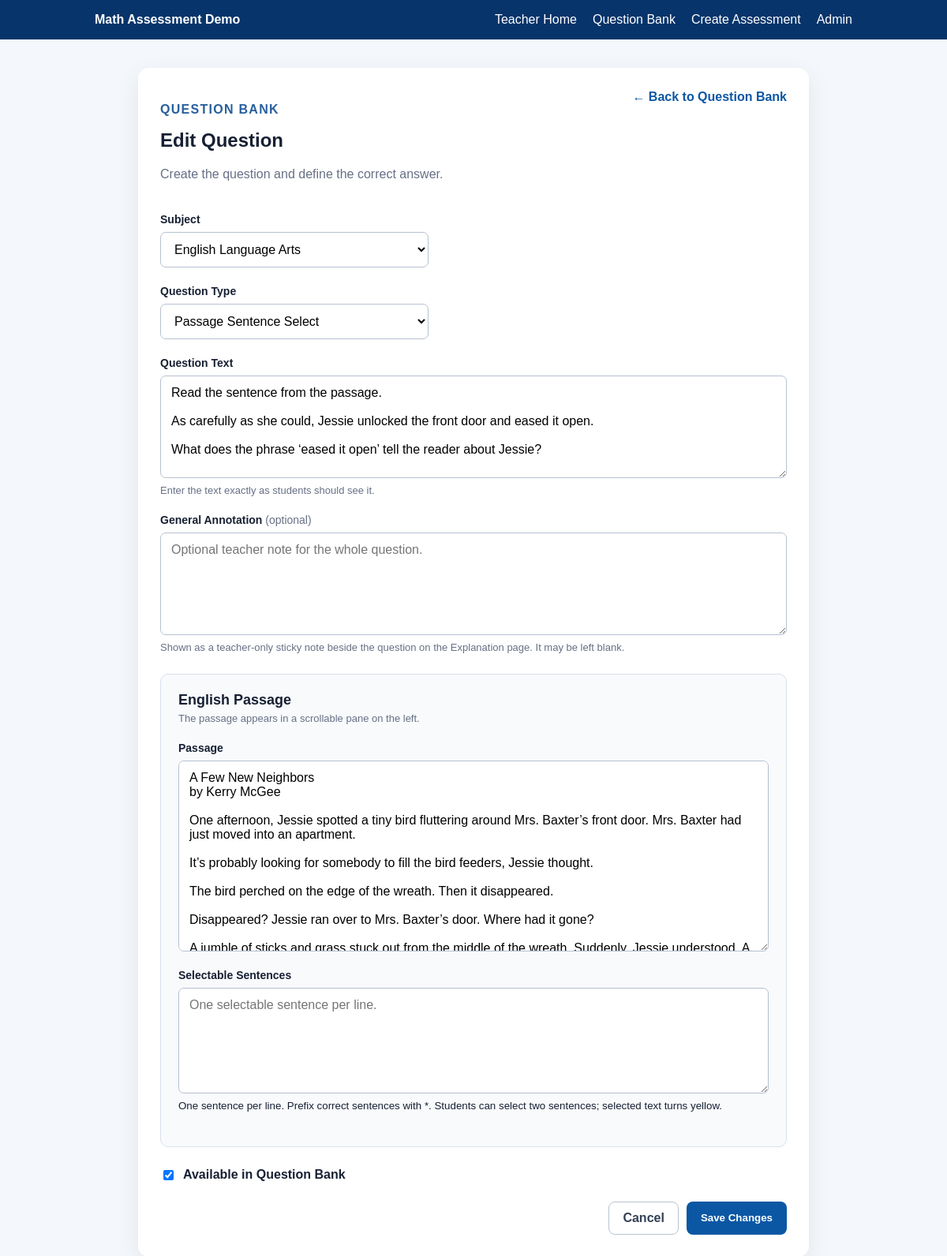
The app's page /teacher/questions/22/edit/ with its own data.
### assessments/models.py (models this page shows, shortened)
class Question(models.Model):
    class Type(models.TextChoices):
        MATHLIVE = "mathlive", "MathLive response"
        MULTIPLE_CHOICE = "multiple_choice", "Multiple choice"
        MULTI_SELECT = "multi_select", "Multi-select"
        YES_NO_MATRIX = "yes_no_matrix", "Yes / No Matrix"
        GRID_LINE_DRAWING = "grid_line_drawing", "Grid Line Drawing"
        EQUATION_BUILDER = "equation_builder", "Equation Builder"
        NUMBER_LINE_DRAG = "number_line_drag", "Number Line Drag"
        DRAG_DROP_IMAGE = "drag_drop_image", "Drag and drop on image"
        PASSAGE_SENTENCE_SELECT = "passage_sentence_select", "Passage Sentence Select"
        PASSAGE_EVENT_ORDER = "passage_event_order", "Reading Event Sequencing"
        PASSAGE_CHOICE = "passage_choice", "Reading Multiple Choice"
        PASSAGE_MULTI = "passage_multi", "Reading Multiple Select"
        PASSAGE_TWO_PART = "passage_two_part", "Passage Two-Part"
    class Subject(models.TextChoices):
        MATH = "math", "Mathematics"
        ENGLISH = "english", "English Language Arts"
    subject = models.CharField("Subject", max_length=20, choices=Subject.choices, default=Subject.MATH)
    prompt = models.TextField("Question prompt")
    question_type = models.CharField("Question type", max_length=30, choices=Type.choices)
    correct_answer = models.CharField("Correct answer", max_length=255, blank=True)
    order = models.PositiveIntegerField("Display order", default=0)
    is_active = models.BooleanField("Active", default=True)
    drag_config = models.JSONField("Drag-and-drop configuration", default=dict, blank=True, help_text="Zones, choices, and correct placements for drag-and-drop image questions.")
    general_annotation = models.TextField("General teacher annotation", blank=True, help_text="Optional note shown only on the teacher explanation page.")
    class Meta:
        ordering = ["order", "id"]

### assessments/views.py (the view, shortened to what this page needs)
# urls.py: path("teacher/questions/<int:pk>/edit/", views.teacher_question_edit, name="teacher_question_edit"),
def teacher_question_edit(request, pk):
    q = get_object_or_404(Question, pk=pk, question_type__in=[Question.Type.MATHLIVE, Question.Type.MULTIPLE_CHOICE, Question.Type.MULTI_SELECT, Question.Type.YES_NO_MATRIX, Question.Type.GRID_LINE_DRAWING, Question.Type.EQUATION_BUILDER, Question.Type.NUMBER_LINE_DRAG, Question.Type.DRAG_DROP_IMAGE, Question.Type.PASSAGE_SENTENCE_SELECT, Question.Type.PASSAGE_TWO_PART, Question.Type.PASSAGE_EVENT_ORDER, Question.Type.PASSAGE_CHOICE, Question.Type.PASSAGE_MULTI])
    form = TeacherQuestionForm(request.POST or None, instance=q)
    fs = _choice_formset(q, request.POST if request.method == "POST" else None)
    return render(request, "assessments/teacher_question_form.html", {"form":form,"choice_formset":fs,"page_title":"Edit Question","submit_label":"Save Changes","question":q})

### assessments/forms.py (called while the page is built)
        def lines(part):
            out=[]
            for c in cfg.get(part, {}).get("choices", []): out.append(("*" if c.get("correct") else "") + c.get("text", ""))
            return "\n".join(out)

### templates/assessments/teacher_question_form.html (shortened to what this page needs)
{% extends 'assessments/base.html' %}
{% block content %}
<section class="teacher-question-editor card">
<div class="editor-heading"><div><p class="eyebrow">Question Bank</p><h1>{{ page_title }}</h1><p>Create the question and define the correct answer.</p></div><a class="text-back-link" href="{% url 'teacher_question_bank' %}">← Back to Question Bank</a></div>
<form method="post" id="teacher-question-form" novalidate>{% csrf_token %}{{ choice_formset.management_form }}
<div class="editor-field"><label for="{{ form.subject.id_for_label }}">Subject</label>{{ form.subject }}{{ form.subject.errors }}</div><div class="editor-field"><label for="{{ form.question_type.id_for_label }}">Question Type</label>{{ form.question_type }}{{ form.question_type.errors }}</div>
<div class="editor-field"><label for="{{ form.prompt.id_for_label }}">Question Text</label>{{ form.prompt }}<p class="field-help">Enter the text exactly as students should see it.</p>{{ form.prompt.errors }}</div><div class="editor-field"><label for="{{ form.general_annotation.id_for_label }}">General Annotation <span class="optional-label">(optional)</span></label>{{ form.general_annotation }}<p class="field-help">Shown as a teacher-only sticky note beside the question on the Explanation page. It may be left blank.</p>{{ form.general_annotation.errors }}</div>
<section id="english-passage-settings" class="type-settings" hidden>
<div class="type-settings-heading"><h2>English Passage</h2><p>The passage appears in a scrollable pane on the left.</p></div>
<div class="editor-field"><label>Passage</label>{{ form.passage_text }}</div>
<div id="sentence-select-authoring"><div class="editor-field"><label>Selectable Sentences</label>{{ form.selectable_sentences }}<small>One sentence per line. Prefix correct sentences with *. Students can select two sentences; selected text turns yellow.</small></div></div>
</section>
<div class="availability-row">{{ form.is_active }}<label for="{{ form.is_active.id_for_label }}">Available in Question Bank</label></div>
<div class="editor-actions"><a class="cancel-button" href="{% url 'teacher_question_bank' %}">Cancel</a><button type="submit">{{ submit_label }}</button></div></form></section>
{% endblock %}

### static/assessments/css/app.css (style rules this page uses)
:root { font-family: Arial, "Noto Sans TC", sans-serif; color: #172033; background: #f4f7fb; }
* { box-sizing: border-box; }
body { margin: 0; }
.card { background: white; border-radius: 14px; padding: 28px; box-shadow: 0 8px 30px rgba(20,44,80,.08); }
.eyebrow { color: #285f9d; text-transform: uppercase; font-weight: 700; letter-spacing: .08em; }
h1 { margin-top: 6px; }
button, .button-link { display: inline-block; border: 0; background: #0b57a4; color: white; padding: 12px 18px; border-radius: 8px; font-weight: 700; text-decoration: none; cursor: pointer; }
.question-bank-header,.editor-heading { display:flex;justify-content:space-between;gap:24px;align-items:flex-start;margin-bottom:24px }
.question-bank-header p:last-child,.editor-heading p:last-child { color:#667085 }
.teacher-question-editor { max-width:850px;margin:0 auto }
.text-back-link { color:#0b57a4;text-decoration:none;font-weight:700 }
.editor-field { display:grid;gap:8px;margin:22px 0 }
.editor-field>label { font-size:14px;font-weight:700 }
.editor-field textarea,.editor-field select,.editor-field input[type=text] { width:100%;padding:12px 13px;border:1px solid #b6c1d0;border-radius:7px;background:#fff;font:inherit }
.editor-field textarea { min-height:130px;resize:vertical }
.editor-field select { max-width:340px }
.field-help { margin:0;color:#667085;font-size:13px }
.type-settings { margin:26px 0;padding:22px;border:1px solid #d9e1eb;border-radius:10px;background:#f8fafc }
.type-settings-heading h2 { margin:0 0 5px;font-size:18px }
.type-settings-heading p { margin:0;color:#667085;font-size:13px }
.availability-row { display:flex;gap:9px;align-items:center;margin:24px 0;font-weight:700 }
.editor-actions,.delete-actions { display:flex;justify-content:flex-end;gap:10px;margin-top:20px }
.cancel-button { padding:11px 17px;border:1px solid #b8c3d0;border-radius:8px;background:#fff;color:#344054;text-decoration:none;font-weight:700 }
.optional-label { font-weight:400;color:#667085 }
:root { --mstep-blue:#002a5f }

### records on screen
Question: subject "English Language Arts", question_type "Passage Sentence Select", prompt "Read the sentence from the passage. As carefully as she could, Jessie unlocked the front door and eased it open. What does the phrase ‘eased it open’ tell the reader about Jessie?", is_active "☑"

### other values on screen
{{ page_title }} "Edit Question"
{{ submit_label }} "Save Changes"
